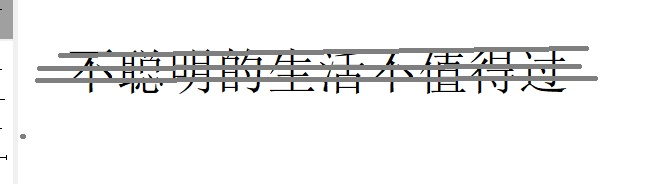
#> input picture k20_s.jpg, 668 x 184 px
$ python lb4.py
#> lines starting #> are read from the running program, lines starting #| are printed output that depends on the picture
import matplotlib.pyplot as plt
import cv2 as cv
import numpy as np
from utility import util


image = cv.imread('./k20_s.jpg')
#> image is the input picture: shape (184, 668, 3); mean B, G, R 240.1, 240.2, 240.2
rgb_image = cv.cvtColor(image, cv.COLOR_BGR2RGB)
gray_image = cv.cvtColor(image, cv.COLOR_BGR2GRAY)


M1 = np.asarray([[1, 0], [0, -1]])
M2 = np.asarray([[0, -1], [1, 0]])
Mx = np.asarray([[1, 0, -1], [2, 0, -2], [1, 0, -1]])
My = np.asarray([[1, 2, 1], [0, 0, 0], [-1, -2, -1]])

kernels = [M1, M2, Mx, My]

gs = plt.GridSpec(1, 1)
plt.figure(figsize=(15, 15))

titles = ['Оператор Робертcа M1', 'Оператор Робертcа M2', 'Оператор Собеля Mх',
          'Оператор Собеля My', 'Величина градиента G', 'Направление градиента Θ']
numberOfImage = 6
shape = gray_image.shape
#> shape = (184, 668)
filtered_images = np.empty(shape[0] * shape[1] * numberOfImage).reshape(shape[0], shape[1], numberOfImage)

for i in np.arange(numberOfImage - 2):
    filtered_images[..., i] = cv.filter2D(gray_image, -1, kernels[i])

filtered_images[..., 4] = np.sqrt(filtered_images[..., 2] ** 2 + filtered_images[..., 3] ** 2)
filtered_images[..., 5] = np.arctan2(filtered_images[..., 3], filtered_images[..., 2])


plt.subplot(gs[0])
plt.xticks([]), plt.yticks([])
plt.title(titles[2])
plt.imshow(filtered_images[..., 2], cmap='gray')
plt.show()
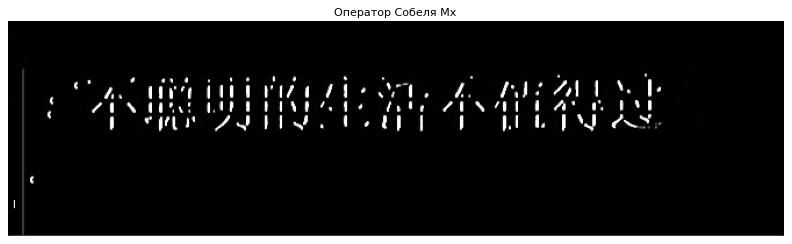
#> figure drawn by matplotlib, 1 panel
